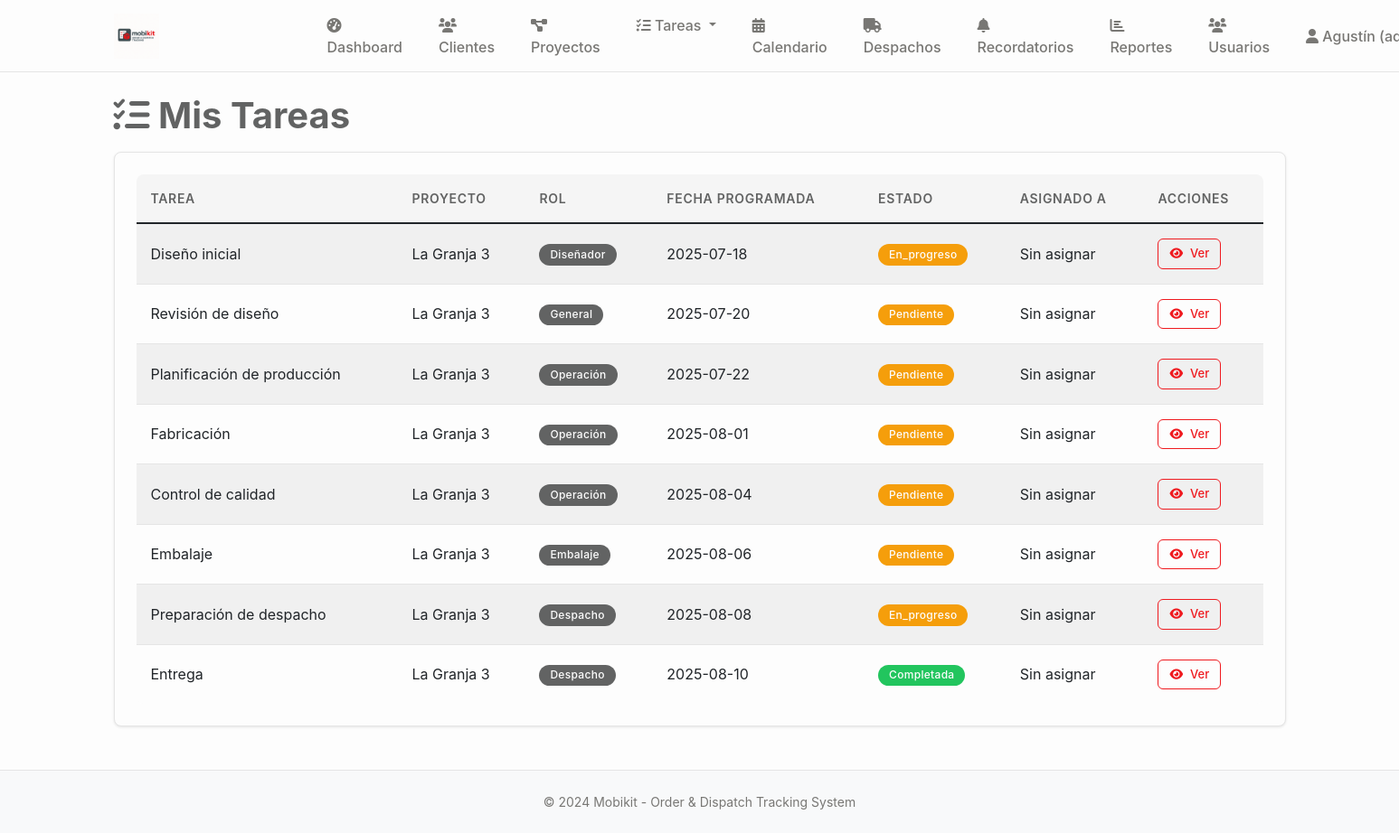
The app's page /tareas (signed in) with its own data.
### tables this page shows
CREATE TABLE tareas (
    id INTEGER PRIMARY KEY AUTOINCREMENT,
    proyecto_id INTEGER NOT NULL,
    codigo TEXT, -- Código de tarea opcional
    titulo TEXT NOT NULL,
    descripcion TEXT,
    tipo TEXT DEFAULT 'general' CHECK (tipo IN ('diseño', 'fabricación', 'control_calidad', 'embalaje', 'despacho', 'general')),
    rol_asignado TEXT NOT NULL,
    usuario_asignado_id INTEGER,
    area_id INTEGER,
    estado TEXT DEFAULT 'pendiente' CHECK (estado IN ('pendiente', 'en_progreso', 'pausada', 'completada', 'cancelada')),
    prioridad TEXT DEFAULT 'media' CHECK (prioridad IN ('baja', 'media', 'alta', 'urgente')),
    fecha_programada DATE,
    fecha_inicio TIMESTAMP,
    fecha_completada TIMESTAMP,
    tiempo_estimado INTEGER, -- En horas
    tiempo_real INTEGER, -- En horas
    dependencias TEXT, -- JSON con IDs de tareas dependientes
    observaciones TEXT,
    created_at TIMESTAMP DEFAULT CURRENT_TIMESTAMP,
    updated_at TIMESTAMP DEFAULT CURRENT_TIMESTAMP, etapa_fabricacion TEXT 
                CHECK (etapa_fabricacion IN ('seccionado', 'enchapado', 'mecanizado', 'fabricacion_completo')),
    FOREIGN KEY (proyecto_id) REFERENCES proyectos (id),
    FOREIGN KEY (usuario_asignado_id) REFERENCES usuarios (id),
    FOREIGN KEY (area_id) REFERENCES areas (id)
);

CREATE TABLE proyectos (
    id INTEGER PRIMARY KEY AUTOINCREMENT,
    codigo TEXT UNIQUE NOT NULL, -- Código único del proyecto
    nombre TEXT NOT NULL,
    cliente_id INTEGER NOT NULL,
    descripcion TEXT,
    estado TEXT DEFAULT 'diseño' CHECK (estado IN ('diseño', 'aprobado', 'producción', 'embalaje', 'despacho', 'entregado', 'cancelado')),
    prioridad TEXT DEFAULT 'media' CHECK (prioridad IN ('baja', 'media', 'alta', 'urgente')),
    fecha_inicio DATE,
    fecha_entrega DATE,
    fecha_entrega_real DATE,
    diseñador_id INTEGER,
    supervisor_id INTEGER,
    presupuesto DECIMAL(12,2),
    costo_real DECIMAL(12,2),
    observaciones TEXT,
    created_at TIMESTAMP DEFAULT CURRENT_TIMESTAMP,
    updated_at TIMESTAMP DEFAULT CURRENT_TIMESTAMP,
    FOREIGN KEY (cliente_id) REFERENCES clientes (id),
    FOREIGN KEY (diseñador_id) REFERENCES usuarios (id),
    FOREIGN KEY (supervisor_id) REFERENCES usuarios (id)
);

### main.py (the view, shortened to what this page needs)
@app.route('/tareas')
@login_required
def tareas():
    conn = sqlite3.connect('mobikit.db')
    cursor = conn.cursor()
    if session['user_role'] == 'admin':
        cursor.execute('''
            SELECT t.id, t.titulo, p.nombre as proyecto, t.rol_asignado,
                   t.fecha_programada, t.estado, u.nombre as asignado
            FROM tareas t
            JOIN proyectos p ON t.proyecto_id = p.id
            LEFT JOIN usuarios u ON t.usuario_asignado_id = u.id
            ORDER BY t.fecha_programada ASC
        ''')
    tareas_list = cursor.fetchall()
    conn.close()
    return render_template('tareas.html', tareas=tareas_list)

### main.py (called while the page is built)
def login_required(f):
    @wraps(f)
    def decorated_function(*args, **kwargs):
        if 'user_id' not in session:
            return redirect(url_for('login'))
        return f(*args, **kwargs)
    return decorated_function

### templates/tareas.html (shortened to what this page needs)
{% extends "base.html" %}
{% block content %}
<h1><i class="fas fa-tasks"></i> Mis Tareas</h1>
<div class="card">
    <div class="card-body">
        {% if tareas %}
        <div class="table-responsive">
            <table class="table table-striped">
                <thead>
                    <tr>
                        <th>Tarea</th>
                        <th>Proyecto</th>
                        <th>Rol</th>
                        <th>Fecha Programada</th>
                        <th>Estado</th>
                        <th>Asignado a</th>
                        <th>Acciones</th>
                    </tr>
                </thead>
                <tbody>
                    {% for tarea in tareas %}
                    <tr>
                        <td>{{ tarea[1] }}</td>
                        <td>{{ tarea[2] }}</td>
                        <td>
                            <span class="badge bg-secondary">{{ tarea[3]|title }}</span>
                        </td>
                        <td>{{ tarea[4] if tarea[4] else 'Sin fecha' }}</td>
                        <td>
                            <span class="badge bg-{{ 'success' if tarea[5] == 'completada' else 'warning' }}">
                                {{ tarea[5]|title }}
                            </span>
                        </td>
                        <td>{{ tarea[6] if tarea[6] else 'Sin asignar' }}</td>
                        <td>
                            <a href="{{ url_for('tarea_detalle', tarea_id=tarea[0]) }}" class="btn btn-sm btn-outline-primary">
                                <i class="fas fa-eye"></i> Ver
                            </a>
                        </td>
                    </tr>
                    {% endfor %}
                </tbody>
            </table>
        </div>
        {% else %}
        <div class="text-center py-4">
            <i class="fas fa-tasks fa-3x text-muted mb-3"></i>
            <h5>No tienes tareas asignadas</h5>
            <p class="text-muted">Las tareas aparecerán aquí cuando sean asignadas a tu rol.</p>
        </div>
        {% endif %}
    </div>
</div>
{% endblock %}

### templates/base.html (shortened to what this page needs)
<!DOCTYPE html>
<html lang="es">
<head>
    <link href="https://cdn.jsdelivr.net/npm/bootstrap@5.1.3/dist/css/bootstrap.min.css" rel="stylesheet">
    <link href="https://cdnjs.cloudflare.com/ajax/libs/font-awesome/6.0.0/css/all.min.css" rel="stylesheet">
    <link href="{{ url_for('static', filename='css/style.css') }}" rel="stylesheet">
</head>
<body>
    <nav class="navbar navbar-expand-lg navbar-dark bg-primary">
        <div class="container">
            <a class="navbar-brand" href="{{ url_for('dashboard') }}">
                <img src="{{ url_for('static', filename='img/mobikit-logo.png') }}" alt="Mobikit Logo" style="height: 60px; width: auto; object-fit: contain; max-width: 200px;">
            </a>
            {% if session.user_id %}
            <div class="collapse navbar-collapse" id="navbarNav">
                <ul class="navbar-nav me-auto">
                    <li class="nav-item">
                        <a class="nav-link" href="{{ url_for('dashboard') }}">
                            <i class="fas fa-tachometer-alt"></i> Dashboard
                        </a>
                    </li>
                    <li class="nav-item">
                        <a class="nav-link" href="{{ url_for('clientes') }}">
                            <i class="fas fa-users"></i> Clientes
                        </a>
                    </li>
                    <li class="nav-item">
                        <a class="nav-link" href="{{ url_for('proyectos') }}">
                            <i class="fas fa-project-diagram"></i> Proyectos
                        </a>
                    </li>
                    <li class="nav-item dropdown">
                        <a class="nav-link dropdown-toggle" href="#" id="tareasDropdown" role="button" data-bs-toggle="dropdown">
                            <i class="fas fa-tasks"></i> Tareas
                        </a>
                    </li>
                    <li class="nav-item">
                        <a class="nav-link" href="{{ url_for('calendario') }}">
                            <i class="fas fa-calendar-alt"></i> Calendario
                        </a>
                    </li>
                    {% if session.user_role in ['admin', 'general'] %}
                    <li class="nav-item">
                            <a class="nav-link" href="{{ url_for('despachos') }}">
                                <i class="fas fa-truck"></i> Despachos
                            </a>
                        </li>
                        <li class="nav-item">
                            <a class="nav-link" href="{{ url_for('recordatorios_activos') }}">
                                <i class="fas fa-bell"></i> Recordatorios
                            </a>
                        </li>
                        <li class="nav-item">
                            <a class="nav-link" href="{{ url_for('reportes') }}">
                                <i class="fas fa-chart-bar"></i> Reportes
                            </a>
                        </li>
                    {% endif %}
                    {% if session.user_role == 'admin' %}
                    <li class="nav-item">
                        <a class="nav-link" href="{{ url_for('usuarios') }}">
                            <i class="fas fa-users"></i> Usuarios
                        </a>
                    </li>
                    {% endif %}
                </ul>
                <ul class="navbar-nav">
                    <li class="nav-item dropdown">
                        <a class="nav-link dropdown-toggle" href="#" id="navbarDropdown" role="button" data-bs-toggle="dropdown">
                            <i class="fas fa-user"></i> {{ session.user_name }} ({{ session.user_role }})
                        </a>
                    </li>
                </ul>
            </div>
            {% endif %}
        </div>
    </nav>
    <main class="container mt-4">
        {% block content %}{% endblock %}
    </main>
    <footer class="bg-light mt-5 py-4">
        <div class="container text-center">
            <p class="mb-0">&copy; 2024 Mobikit - Order & Dispatch Tracking System</p>
        </div>
    </footer>
</body>
</html>

### static/css/style.css (style rules this page uses)
:root { --mobikit-red: #EF1A1F; --mobikit-red-light: #F58B8F; --mobikit-red-dark: #C7161A; --mobikit-gray: #626363; --mobikit-gray-logo: #626363; --mobikit-light-gray: #8C8C8C; --mobikit-dark-gray: #4A4A4A; --mobikit-white: #FDFDFD; --mobikit-light-bg: #FAFAFA; --mobikit-border: #E5E5E5; --mobikit-hover: #F5F5F5; --mobikit-text-light: #787774; --mobikit-sidebar: #F7F6F3; --mobikit-cocinas: #EF1A1F; --mobikit-closet: #626363; --mobikit-success: #22C55E; --mobikit-warning: #F59E0B; --mobikit-info: #626363; --mobikit-danger: #EF1A1F; }
* { box-sizing: border-box; }
body { font-family: -apple-system, BlinkMacSystemFont, 'Segoe UI', Roboto, 'Helvetica Neue', Arial, sans-serif; background-color: var(--mobikit-white); color: var(--mobikit-gray); line-height: 1.5; margin: 0; padding: 0; }
.navbar { background-color: var(--mobikit-white) !important; border-bottom: 1px solid var(--mobikit-border); padding: 0.75rem 1.5rem; box-shadow: none; height: 80px; position: sticky; top: 0; z-index: 1000; }
.navbar-brand { font-weight: 600; color: var(--mobikit-gray) !important; font-size: 1.3rem; display: flex; align-items: center; gap: 0.75rem; text-transform: lowercase; }
.navbar-brand img { max-height: 60px; width: auto; object-fit: contain; max-width: 200px; }
.nav-link { color: var(--mobikit-text-light) !important; font-weight: 500; padding: 0.5rem 1rem !important; border-radius: 6px; transition: all 0.2s ease; margin: 0 0.25rem; }
h1 { font-size: 2.5rem; font-weight: 700; color: var(--mobikit-gray); margin-bottom: 1rem; line-height: 1.2; }
.card { background-color: var(--mobikit-white); border: 1px solid var(--mobikit-border); border-radius: 8px; box-shadow: 0 1px 3px rgba(0, 0, 0, 0.1); margin-bottom: 1.5rem; overflow: hidden; transition: all 0.2s ease; }
.card-body { padding: 1.5rem; }
.btn { font-weight: 500; border-radius: 6px; padding: 0.5rem 1rem; font-size: 0.875rem; border: none; cursor: pointer; transition: all 0.2s ease; display: inline-flex; align-items: center; gap: 0.5rem; }
.btn-outline-primary { background-color: transparent; color: var(--mobikit-red); border: 1px solid var(--mobikit-red); }
.btn-sm { padding: 0.375rem 0.75rem; font-size: 0.8125rem; }
.table { background-color: var(--mobikit-white); border-radius: 8px; overflow: hidden; margin-bottom: 0; }
.table th { background-color: var(--mobikit-hover); border: none; font-weight: 600; color: var(--mobikit-gray); padding: 1rem; font-size: 0.875rem; text-transform: uppercase; letter-spacing: 0.05em; }
.table td { border: none; border-top: 1px solid var(--mobikit-border); padding: 1rem; vertical-align: middle; }
.badge { font-weight: 500; padding: 0.35rem 0.75rem; border-radius: 20px; font-size: 0.75rem; letter-spacing: 0.025em; color: var(--mobikit-white) !important; }
.badge.bg-secondary { background-color: var(--mobikit-info) !important; }
.badge.bg-success { background-color: var(--mobikit-success) !important; }
.badge.bg-warning { background-color: var(--mobikit-warning) !important; }
a { color: var(--mobikit-red); text-decoration: none; }
footer { background-color: var(--mobikit-hover); color: var(--mobikit-text-light); text-align: center; padding: 2rem 0; margin-top: 3rem; border-top: 1px solid var(--mobikit-border); font-size: 0.875rem; }

### records on screen
tareas: titulo "Diseño inicial", nombre "La Granja 3", rol_asignado "Diseñador", fecha_programada "2025-07-18", estado "En_progreso", tarea "Sin asignar"
tareas: titulo "Revisión de diseño", nombre "La Granja 3", rol_asignado "General", fecha_programada "2025-07-20", estado "Pendiente", tarea "Sin asignar"
tareas: titulo "Planificación de producción", nombre "La Granja 3", rol_asignado "Operación", fecha_programada "2025-07-22", estado "Pendiente", tarea "Sin asignar"
tareas: titulo "Fabricación", nombre "La Granja 3", rol_asignado "Operación", fecha_programada "2025-08-01", estado "Pendiente", tarea "Sin asignar"
tareas: titulo "Control de calidad", nombre "La Granja 3", rol_asignado "Operación", fecha_programada "2025-08-04", estado "Pendiente", tarea "Sin asignar"
tareas: titulo "Embalaje", nombre "La Granja 3", rol_asignado "Embalaje", fecha_programada "2025-08-06", estado "Pendiente", tarea "Sin asignar"
tareas: titulo "Preparación de despacho", nombre "La Granja 3", rol_asignado "Despacho", fecha_programada "2025-08-08", estado "En_progreso", tarea "Sin asignar"
tareas: titulo "Entrega", nombre "La Granja 3", rol_asignado "Despacho", fecha_programada "2025-08-10", estado "Completada", tarea "Sin asignar"

### other values on screen
{{ session.user_name }} "Agustín"
